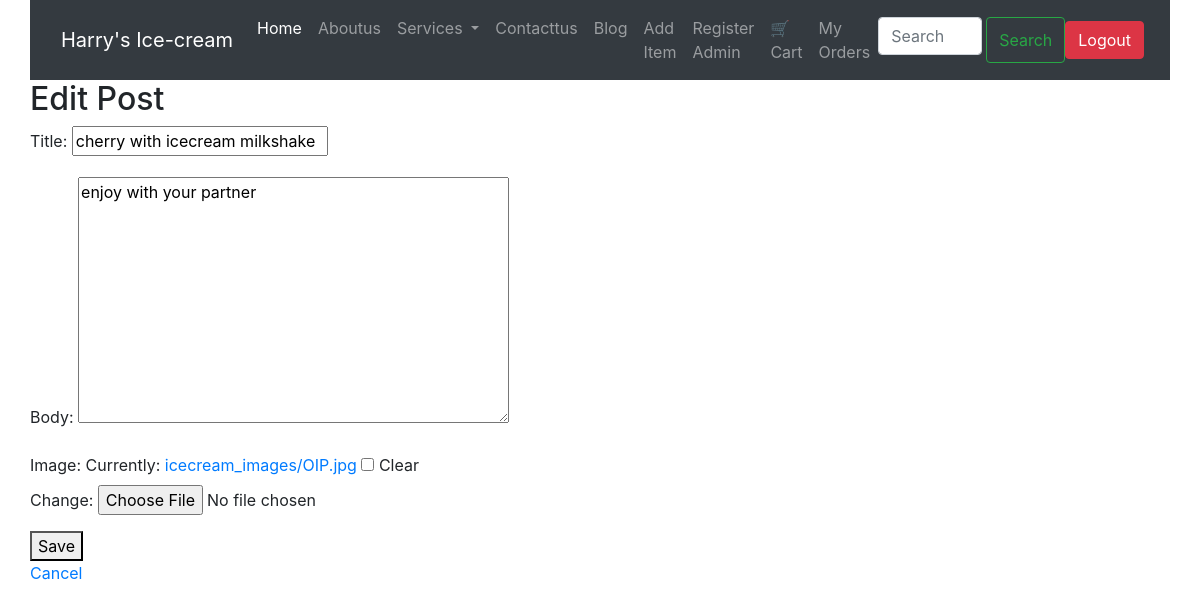
/blog/post/25/edit/ (signed in), run on the app's committed database.
### blog/models.py (models this page shows, shortened)
class BlogPost(models.Model):
    title = models.CharField(max_length=200)
    body = models.TextField()
    image = models.ImageField(upload_to='blog_images/', blank=True, null=True)
    author = models.ForeignKey(User, on_delete=models.CASCADE)
    icecream = models.ForeignKey(Icecream, on_delete=models.CASCADE, null=True, blank=True)
    created_at = models.DateTimeField(auto_now_add=True)

### blog/views.py (the view)
# urls.py: path('post/<int:pk>/edit/', views.blog_edit, name='blog_edit'),
@login_required
def blog_edit(request, pk):
    post = get_object_or_404(BlogPost, pk=pk)
    if post.author != request.user:
        return redirect('blog_detail', pk=pk)
    if request.method == 'POST':
        form = BlogPostForm(request.POST, request.FILES, instance=post)
        if form.is_valid():
            form.save()
            return redirect('blog_detail', pk=post.pk)
    else:
        form = BlogPostForm(instance=post)
    return render(request, 'blog_form.html', {'form': form})

### blog/forms.py
class BlogPostForm(forms.ModelForm):
    class Meta:
        model = BlogPost
        fields = ['title', 'body', 'image']

### blog/templates/blog_form.html (shortened to what this page needs)
{% extends "base.html" %}
{% block content %}
  <h2>{% if form.instance.pk %}Edit Post{% else %}Create Post{% endif %}</h2>
  <form method="POST" enctype="multipart/form-data">
    {{ form.as_p }}
    <button type="submit">Save</button>
  </form>
  <p><a href="{% url 'blog_list' %}">Cancel</a></p>
{% endblock %}

### data on the page
BlogPost: title "cherry with icecream milkshake", body "enjoy with your partner"
